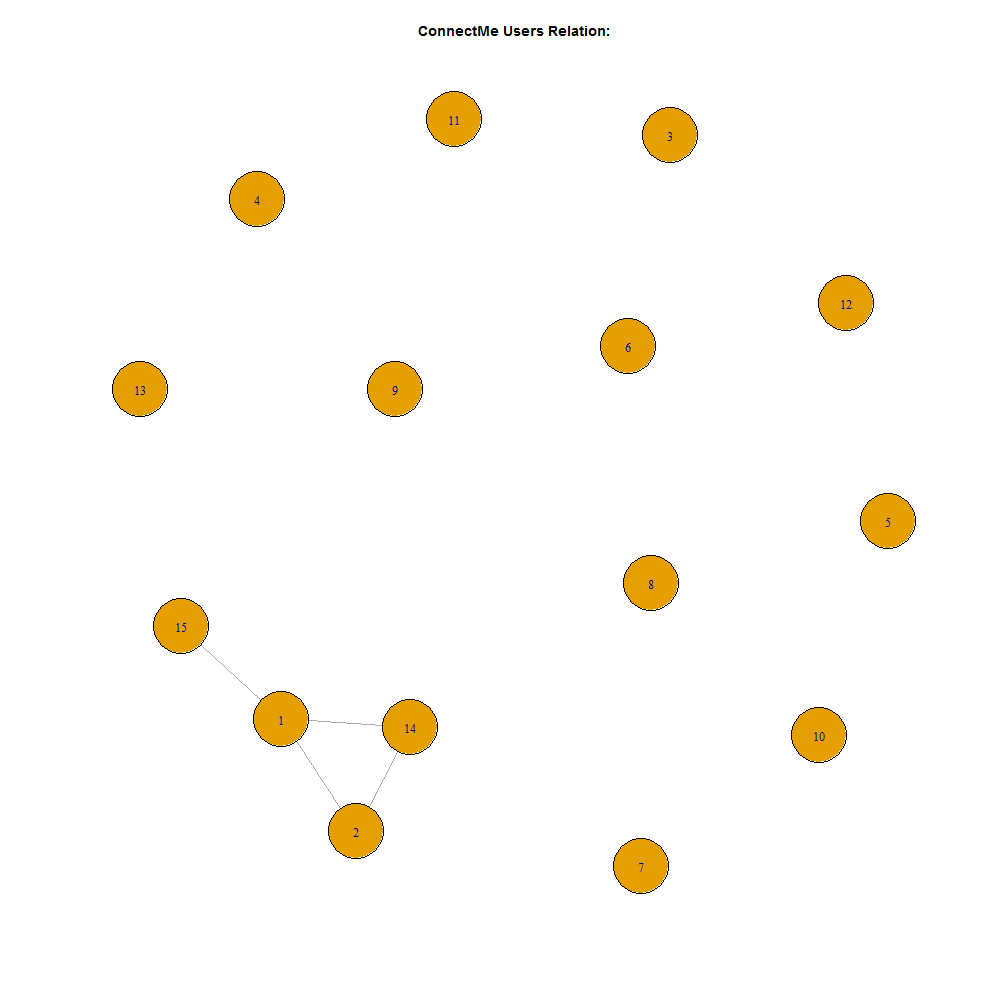

The script that saved this image:
library(RMySQL)
library(igraph)
dir<-getwd()
setwd(dir)
args <- commandArgs(TRUE)
mydb <- dbConnect(MySQL(), user='root', password='', dbname='social_network', host='localhost')
rs<-dbSendQuery(mydb, "select f1 from friends")
f1 = fetch(rs, n=-1)
dbClearResult(rs)
rs<-dbSendQuery(mydb, "select f2 from friends")
f2 = fetch(rs, n=-1)
dbClearResult(rs)
C<-NULL
len<-dbGetQuery(mydb,"SELECT COUNT(*) FROM friends;")
for(i in 1:len[1,1])
  C <- append(C,c(f1[i,1],f2[i,1]))
I<-unique(C, incomparables = FALSE)
I<-paste(C,collapse=",")
rs<-dbSendQuery(mydb, paste("SELECT user_id FROM users WHERE user_id not in (",paste(I),")"))
f1 = fetch(rs, n=-1)
dbClearResult(rs)
mynw <- graph(edges=C,isolates=f1[,1],directed=FALSE)
png(filename="graph.png",width=1000,height=1000)
plot(mynw)
title(main="ConnectMe Users Relation:")
dev.off()
dbDisconnect(mydb)
